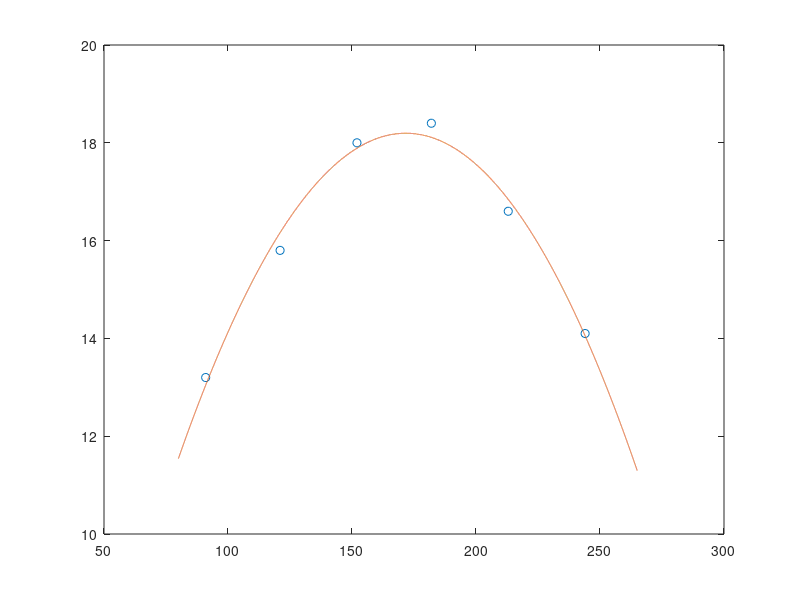

Reproduce this figure in MATLAB.
x = [91 121 152 182 213 244]';
y = [13.2 15.8 18.0 18.4 16.6 14.1]';
A = [ones(size(x)) x x.^2];

c = A\y; 
yanp = A*c; 
r = y - yanp;
felkvsum = r'*r;

days = 80 : 0.01 : 265;
sun_hours = @(day) c(1) + c(2)*day + c(3)*day.^2;

plot(x, y, 'o', days, sun_hours(days));